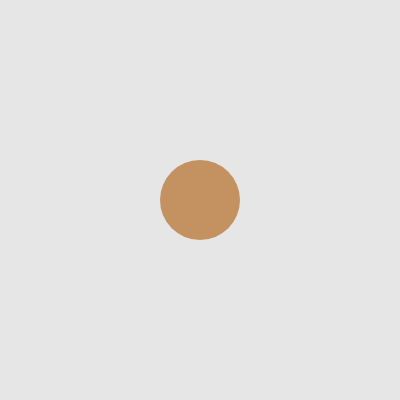
Frame 1 (no input)
Frame 60 (no input): identical to frame 1, image omitted
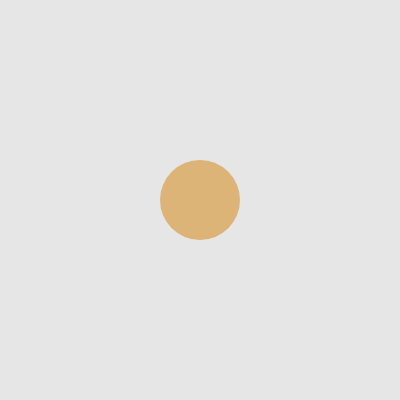
Frame 120 (the mouse pressed at the canvas centre since frame 60)

The p5.js sketch that drew these frames (run headless with seeded random() and noise() and a simulated clock; from frame 60 on, the mouse is pressed at the canvas centre):

// p5.js sketch
// ── sketch.js
// DM2008 – Activity 4a
// Bake a Cookie (30 min)

let cookie;

function setup() {
  createCanvas(400, 400);
  noStroke();
  cookie = new Cookie("chocolate", 80, width / 2, height / 2);

  // Step 3: make one cookie object
  // cookie = new Cookie("chocolate", 80, width/2, height/2);
}

function draw() {
  background(230);

  // Step 4: call the cookie’s show() method
  cookie.show();
  
}

// Step 1: define the Cookie class
class Cookie {
  constructor(flavor, sz, x, y) {
    // set up required properties
    this.flavor = flavor;
    this.sz = sz;
    this.x = x;
    this.y = y;
  }

  // Step 2: display the cookie
  show() {
    if (this.flavor == "chocolate") {
      fill(196, 146, 96);
    } else {
      fill(220, 180, 120);
    }
    ellipse(this.x, this.y, this.sz);
  } 
  
  // Steps 5 & 6: Implement additional methods here

// Step 5: add movement (keyboard arrows)
// function keyPressed() {}
 
  move(dir) {
    if (dir === "up") this.y -= 10;
    if (dir === "down") this.y += 10;
    if (dir === "left") this.x -= 10;
    if (dir === "right") this.x += 10;
  }
  
}

function keyPressed() {
  if (keyCode === UP_ARROW) cookie.move("up");
  else if (keyCode === DOWN_ARROW) cookie.move("down");
  else if (keyCode === LEFT_ARROW) cookie.move("left");
  else if (keyCode === RIGHT_ARROW) cookie.move("right");
}

// Step 6: add flavor randomizer (mouse click)
function mousePressed() {
  let flavors = ["chocolate", "vanilla"];
  let randomIndex = int(random(flavors.length));
  cookie.flavor = flavors[randomIndex];
}
